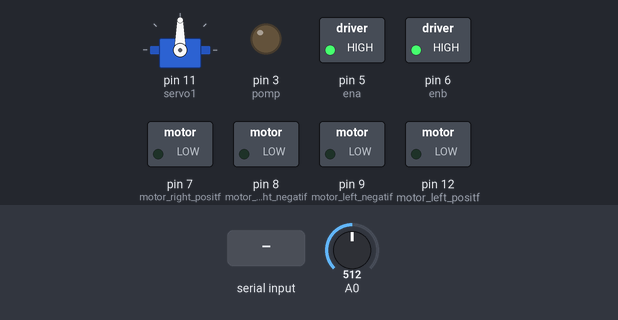
Bench run of a sketch on a simulated Arduino Uno, built with avr-gcc and run on an emulated ATmega328P. Parts: servo, switched loads named in the sketch (green lamp = pin HIGH), output pins drawn as LEDs (lit = HIGH). The inputs (shaded band) are chosen by the test bench; at power-on: A0 = 512.

Above: at 1.2 s.
1.3 s: "M" received over Serial
At 4.8 s:
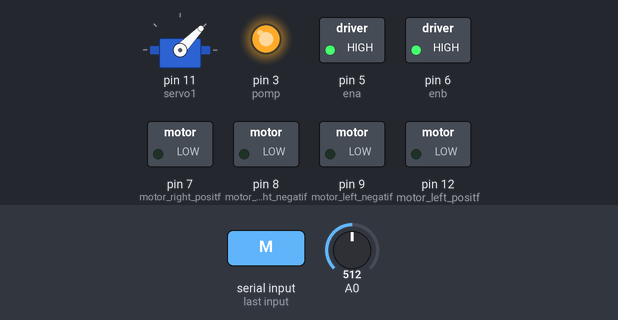
7.3 s: "F" received over Serial
At 8.5 s:
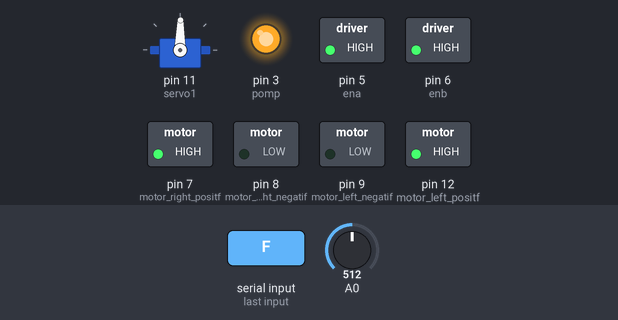
8.8 s: "B" received over Serial
At 9.4 s:
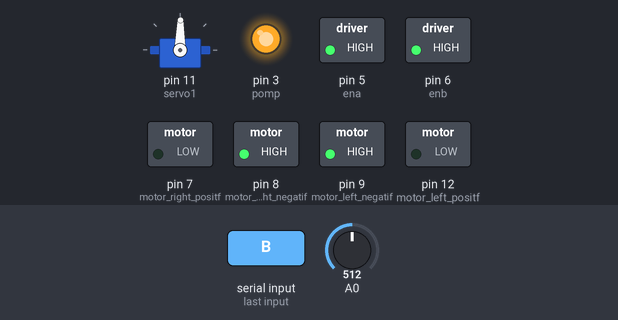
10.3 s: "R" received over Serial
At 11.5 s:
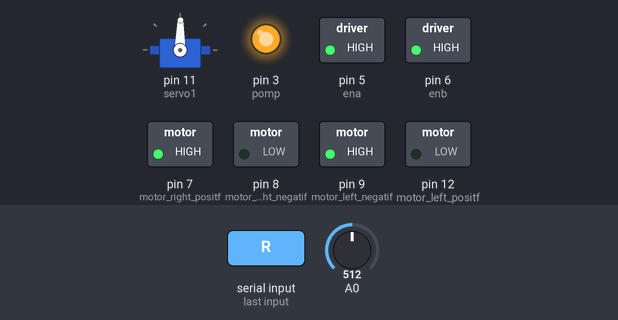
11.8 s: "L" received over Serial
At 12.8 s:
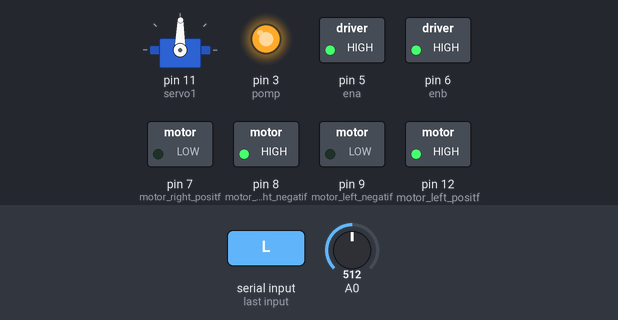
13.3 s: "M" received over Serial
Timing chart, 0 to 16.3 s (numbered marks = the images above; inputs shaded):
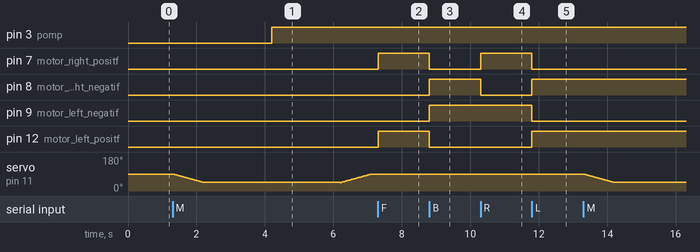

The sketch:

BluetoothAgricultureCar.ino
```cpp
// C++ code
//
#include <Servo.h>
int motor_right_positf=7;
int motor_right_negatif=8;
int motor_left_positf=12;
int motor_left_negatif=9;
int ena=5;
int enb=6;
int pomp = 3;
Servo servo1;


void setup()
{
  pinMode(motor_right_positf, OUTPUT);
  pinMode(motor_right_negatif, OUTPUT);
  pinMode(motor_left_positf, OUTPUT);
  pinMode(motor_left_negatif, OUTPUT);
  pinMode(pomp, OUTPUT);
  Serial.begin(9600);
  servo1.attach(11);

  analogWrite(ena,255);
  analogWrite(enb,255);
}

void loop()
{
  if(Serial.available())
  {
    char data = Serial.read();
    if(data=='F')
      forward();
    else if(data=='B')
      backward();
    else if(data=='R')
      RIGHTWARD();
    else if(data=='L')
      LEFTWARD();
    else if (data =='M'){
      for ( int i = 90 ; i > 45 ; i--){
        servo1.write(i);
        delay(20);
      }
      delay(2000);
      check_humidity();
      for ( int i = 45 ; i < 90 ; i++){
        servo1.write(i);
        delay(20);
      }
      delay(200);
    }
    else
     stop();
  }


}

void forward(){
  digitalWrite(motor_right_positf,HIGH);
  digitalWrite(motor_right_negatif,LOW);

  digitalWrite(motor_left_positf,HIGH);
  digitalWrite(motor_left_negatif,LOW);

}

void backward(){
  digitalWrite(motor_right_positf,LOW);
  digitalWrite(motor_right_negatif,HIGH);

  digitalWrite(motor_left_positf,LOW);
  digitalWrite(motor_left_negatif,HIGH);
}


void RIGHTWARD(){
  digitalWrite(motor_right_positf,HIGH);
  digitalWrite(motor_right_negatif,LOW);

  digitalWrite(motor_left_positf,LOW);
  digitalWrite(motor_left_negatif,HIGH);
}
void LEFTWARD(){
  digitalWrite(motor_right_positf,LOW);
  digitalWrite(motor_right_negatif,HIGH);

  digitalWrite(motor_left_positf,HIGH);
  digitalWrite(motor_left_negatif,LOW);
}
void stop(){
   digitalWrite(motor_right_positf,LOW);
  digitalWrite(motor_right_negatif,LOW);

  digitalWrite(motor_left_positf,LOW);
  digitalWrite(motor_left_negatif,LOW);
}
void check_humidity(){
  int x = analogRead(A0);
  int val = map (x, 0,1023 , 0,100);
  if ( val > 40 )
  {
    digitalWrite(pomp, HIGH);
    delay(2000);
  }
}
```

Measured:
- after the input at 1.3 s, pin 3 (pomp): LOW → HIGH after 2.9 s
- after the input at 7.3 s, pin 7 (motor_right_positf), pin 12 (motor_left_positf): LOW → HIGH at once
- after the input at 8.8 s, pin 7 (motor_right_positf), pin 12 (motor_left_positf): HIGH → LOW at once; pin 8 (motor_right_negatif), pin 9 (motor_left_negatif): LOW → HIGH at once
- after the input at 10.3 s, pin 7 (motor_right_positf): LOW → HIGH at once; pin 8 (motor_right_negatif): HIGH → LOW at once
- after the input at 11.8 s, pin 7 (motor_right_positf), pin 9 (motor_left_negatif): HIGH → LOW at once; pin 8 (motor_right_negatif), pin 12 (motor_left_positf): LOW → HIGH at once
